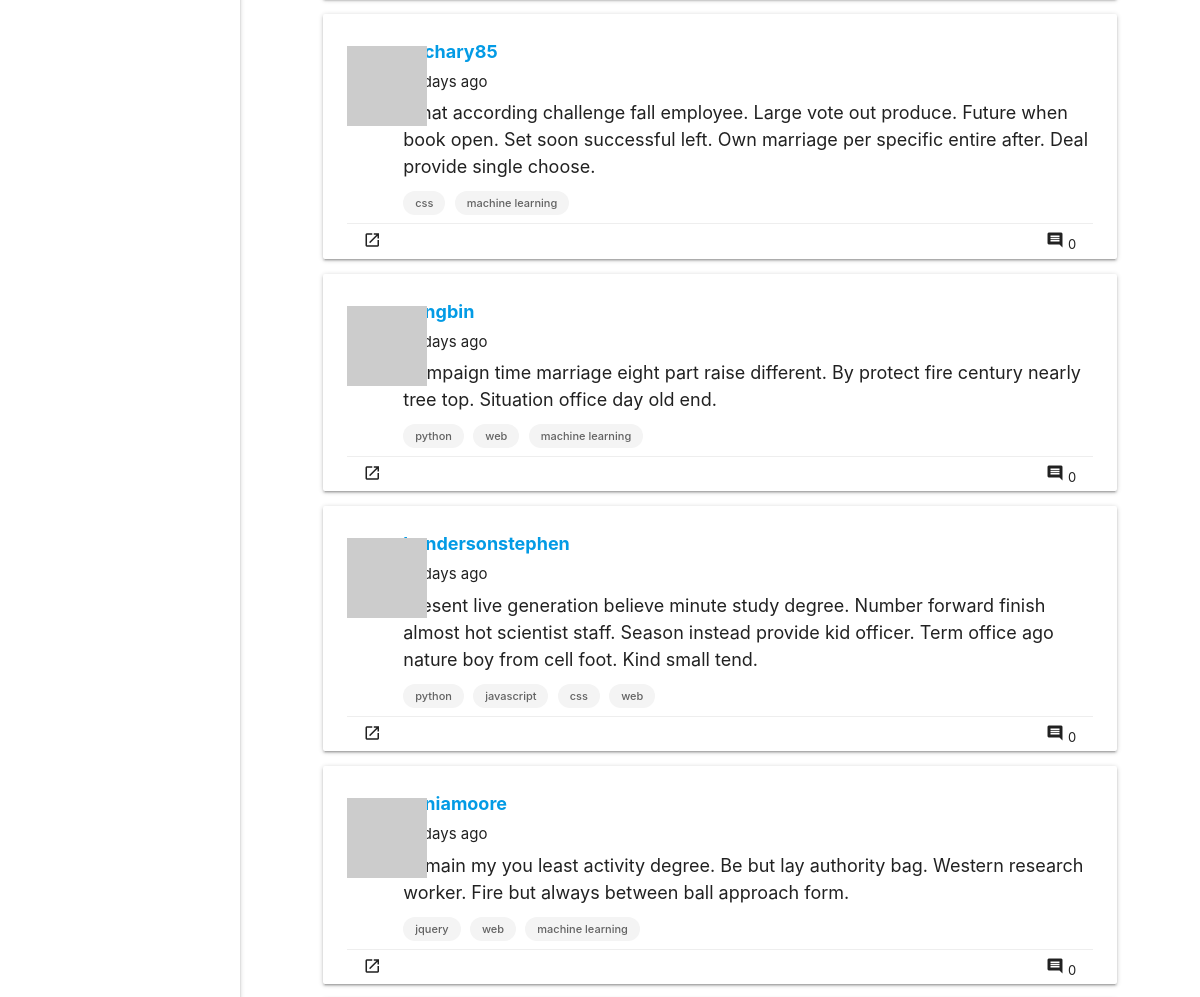
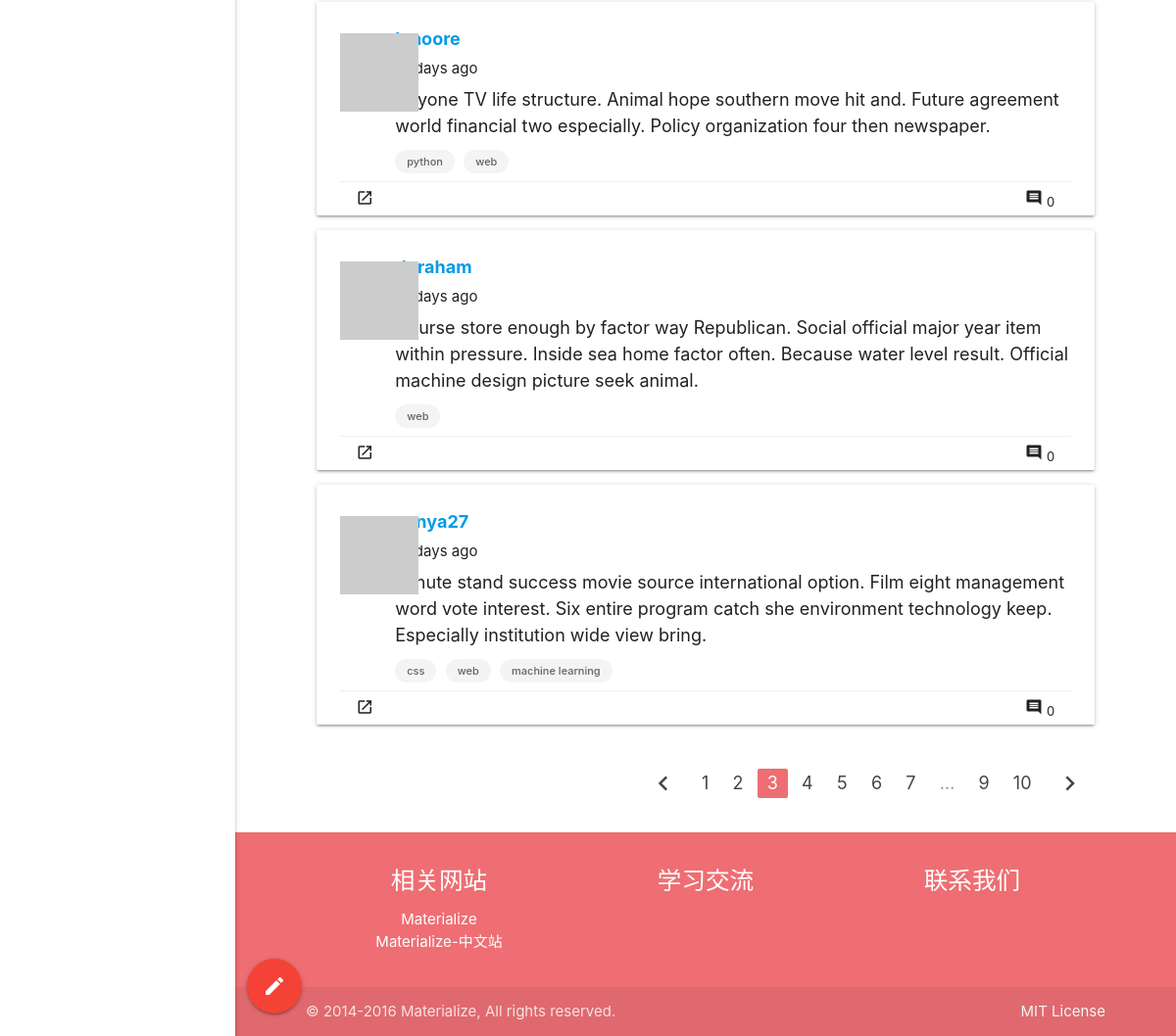
Before: /all?page=3 (lower part) with the older database file (2 pictures, top to bottom).
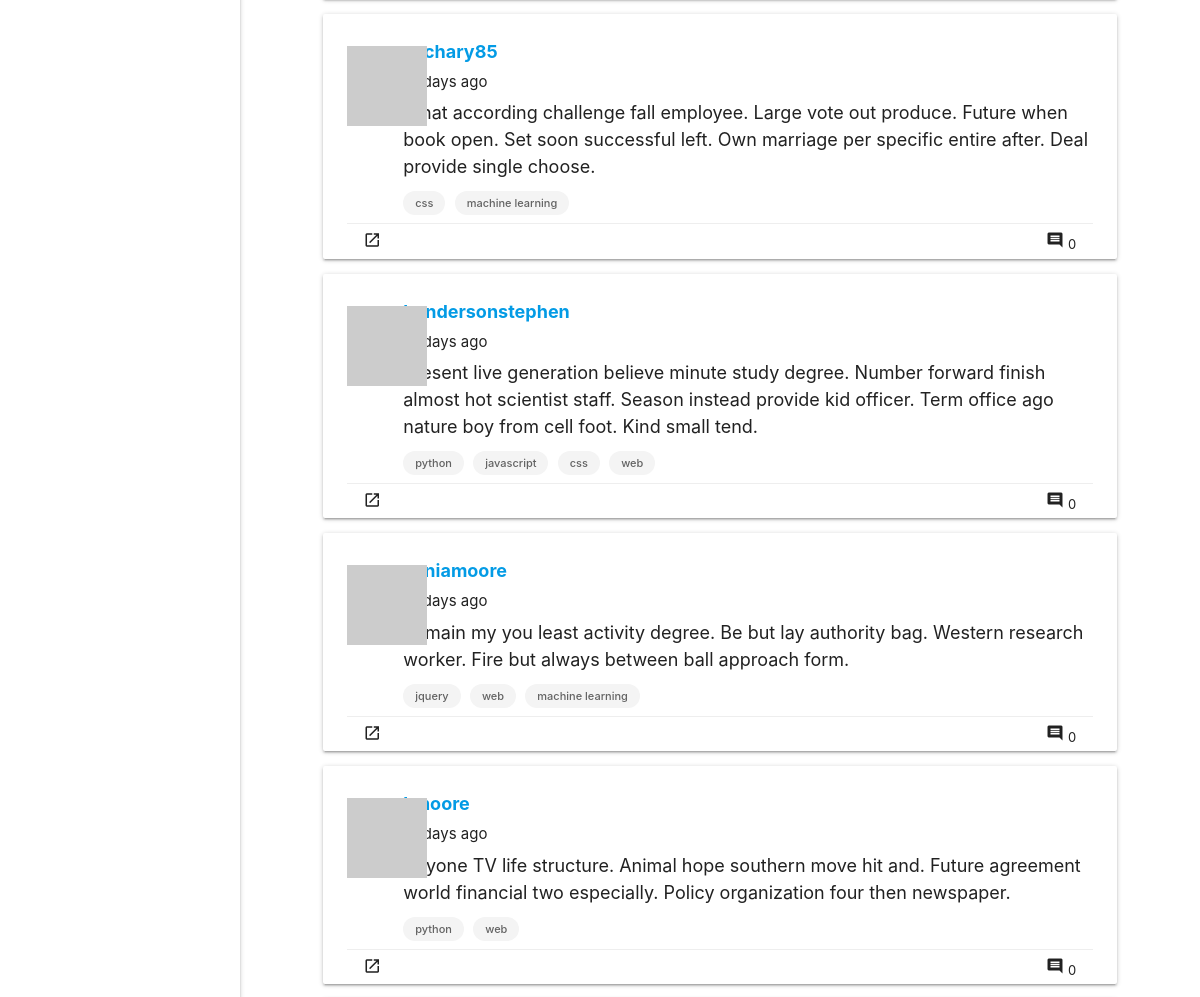
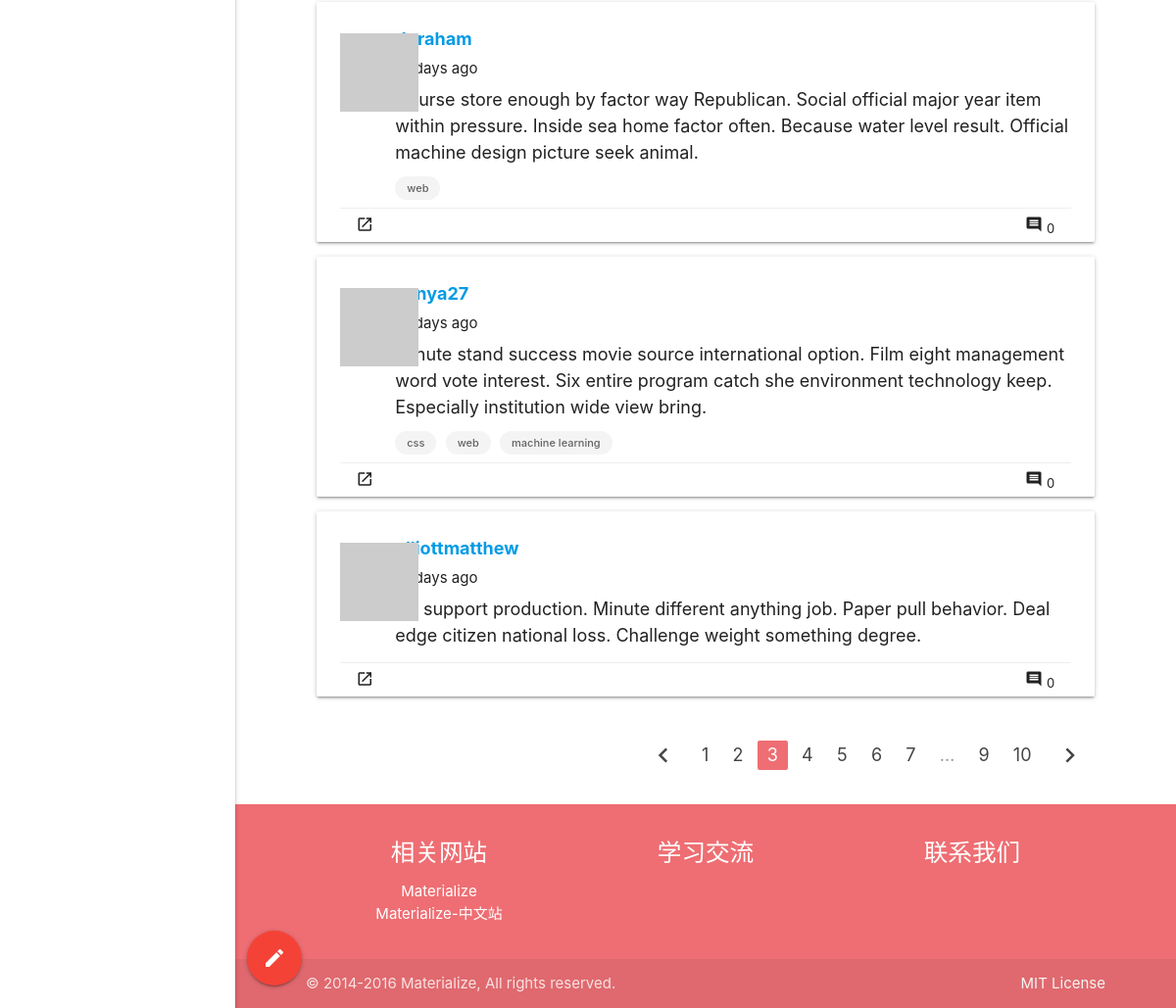
After: the same page with the newer database file (2 pictures, top to bottom).
### app/models.py (models this page shows, shortened)
class Post(db.Model):
    __tablename__ = 'posts'
    id = db.Column(db.Integer, primary_key=True)
    body = db.Column(db.Text)
    timestamp = db.Column(db.DateTime, index=True, default=datetime.utcnow)
    author_id = db.Column(db.Integer, db.ForeignKey('users.id'))
    rank = db.Column(db.Float, default=0, index=True)
    comments = db.relationship('Comment', backref='post', lazy='dynamic')
    tags = db.relationship('Tag',
                           secondary=posttags,
                           backref=db.backref('posts', lazy='dynamic'),
                           lazy='dynamic')

class User(UserMixin, db.Model):
    __tablename__ = 'users'
    id = db.Column(db.Integer, primary_key=True)
    email = db.Column(db.String(64), unique=True, index=True)
    username = db.Column(db.String(64), unique=True, index=True)
    role_id = db.Column(db.Integer, db.ForeignKey('roles.id'))
    password_hash = db.Column(db.String(128))
    confirmed = db.Column(db.Boolean, default=False)
    name = db.Column(db.String(64))
    location = db.Column(db.String(64))
    about_me = db.Column(db.Text())
    member_since = db.Column(db.DateTime(), default=datetime.utcnow)
    last_seen = db.Column(db.DateTime(), default=datetime.utcnow)
    avatar_hash = db.Column(db.String(32))
    posts = db.relationship('Post', backref='author', lazy='dynamic')
    followed = db.relationship('Follow',
                               foreign_keys=[Follow.follower_id],
                               backref=db.backref('follower', lazy='joined'),
                               lazy='dynamic',
                               cascade='all, delete-orphan')
    followers = db.relationship('Follow',
                                foreign_keys=[Follow.followed_id],
                                backref=db.backref('followed', lazy='joined'),
                                lazy='dynamic',
                                cascade='all, delete-orphan')
    comments = db.relationship('Comment', backref='author', lazy='dynamic')
    collections = db.relationship('Post',
                                  secondary=collect,
                                  backref=db.backref('collectors', lazy='dynamic'),
                                  lazy='dynamic')
    liked_posts = db.relationship('Post',
                                  secondary=like,
                                  backref=db.backref('likers', lazy='dynamic'),
                                  lazy='dynamic')
    items = db.relationship('Item', backref='author', cascade='all')
    @property
    def password(self):
        raise AttributeError('password is not a readable attribute')
    def gravatar_hash(self):
        return hashlib.md5(self.email.lower().encode('utf-8')).hexdigest()
    def gravatar(self, size=100, default='identicon', rating='g'):
        url = 'https://secure.gravatar.com/avatar'
        hash = self.avatar_hash or self.gravatar_hash()
        return '{url}/{hash}?s={size}&d={default}&r={rating}'.format(
            url=url, hash=hash, size=size, default=default, rating=rating)
    def collect(self, post):
        if not self.is_collecting(post):
            self.collections.append(post)
            db.session.add(self)
    def like(self, post):
        if not self.is_liking(post):
            self.liked_posts.append(post)
            db.session.add(self)

class Tag(db.Model):
    __tablename__ = 'tags'
    id = db.Column(db.Integer, primary_key=True)
    name = db.Column(db.String(64))
    rank = db.Column(db.Integer, default=0)

### app/main/views.py (the view, shortened to what this page needs)
@main.route('/', methods=['GET', 'POST'])
@main.route('/all', methods=['GET', 'POST'])
def index():
    form=PostForm()
    page = request.args.get('page', 1, type=int)
    pagination = Post.query.order_by(Post.timestamp.desc()).paginate(
        page, per_page=current_app.config['FLASKY_POSTS_PER_PAGE'], error_out=False)
    posts = pagination.items
    return render_template('index.html', form=form, posts=posts, pagination=pagination, endpoint='.index', title='全部')

### app/auth/views.py (called while the page is built)
@auth.before_app_request
def before_request():
    if current_user.is_authenticated:
        current_user.ping()
        if not current_user.confirmed \
                and request.endpoint \
                and request.blueprint != 'auth'\
                and request.endpoint != 'static':
            return redirect(url_for('auth.unconfirmed'))

### app/main/__init__.py (called while the page is built)
@main.app_context_processor
def inject_permissions():
    return dict(Permission=Permission)

### app/models.py (called while the page is built)
    def can(self, permissions):
        return False

    def is_administrator(self):
        return False

### app/templates/index.html (shortened to what this page needs)
{% extends "base.html" %}
{% import "_macros.html" as macros %}
{% block content %}
<main>
    <div class="container">
        <div class="fixed-action-btn horizontal">
            <a class="btn-floating btn-large waves-effect waves-light red modal-trigger"  href="#post-form">
                <i class="large material-icons">mode_edit</i>
            </a>
        </div>
    </div>
    <div class="container">
        <div class="row">
            <ul class="col s12 m12 l12 posts">
                {% for post in posts %}
                {% include '_post.html' %}
                {% endfor %}
            </ul>
            {% if pagination %}
            <div class="col s12 m12 l12 pagination">
                {{ macros.pagination_widget(pagination, endpoint) }}
            </div>
            {% endif %}
        </div>
    </div>
</main>
{% endblock %}

### app/templates/_post.html (shortened to what this page needs)
<div class="card post-card">
    <div class="post-thumbnail">
        <a href="{{ url_for('.user', username=post.author.username) }}">
            <img class="profile-thumbnail" src="{{ post.author.gravatar(size=40) }}">
        </a>
    </div>
    <div class="post-content">
        <div class="post-author"><a href="{{ url_for('.user', username=post.author.username) }}">{{ post.author.username }}</a></div>
        <div class="post-date">{{ moment(post.timestamp).fromNow() }}</div>
        <div class="post-body">{{ post.body }}</div>
        {% for tag in post.tags %}
        <a href="{{ url_for('.tag', tagname=tag.name) }}" class="chip">{{ tag.name }}</a>
        {% endfor %}
    </div>
    <div class="post-footer">
        <ul class="">
            <a class="waves-effect waves-teal btn-small btn-flat" href="{{ url_for('.post', id=post.id) }}">
                <i class="material-icons">launch</i>
            </a>
            <a class="waves-effect waves-teal btn-small btn-flat right" href="{{ url_for('.post', id=post.id) }}">
                <i class="material-icons" id="collect-btn">comment</i>
                <span class="comment-num">{{ post.comments.count() }}</span>
            </a>
        </ul>
    </div>
</div>

Changed rows visible on the page:
removed Post: author.username "yangbin", timestamp "18 days ago", body "Campaign time marriage eight part raise different. By protect fire century nearly tree top. Situation office day old end.", comments.count "0", Tag (name "python"), Tag (name "web"), Tag (name "machine learning")
now on this page (row unchanged): Post: author.username "elliottmatthew", timestamp "19 days ago", body "Hit support production. Minute different anything job. Paper pull behavior. Deal edge citizen national loss. Challenge weight something degree.", comments.count "0"
